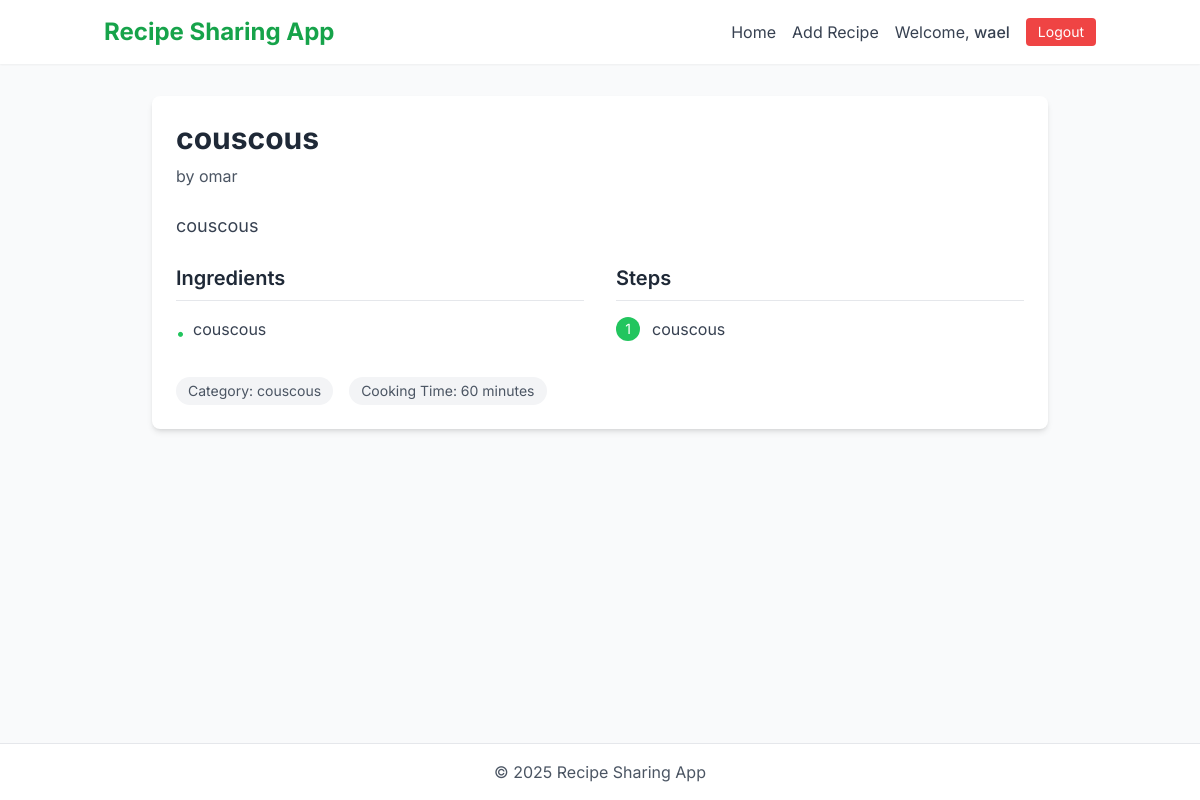
Page /2/ (signed in) on the committed database.
### recipes/models.py (models this page shows, shortened)
class Recipe(models.Model):
    title = models.CharField(max_length=255)
    description = models.TextField(blank=True)
    ingredients = models.TextField(help_text="One ingredient per line")
    steps = models.TextField(help_text="One step per line")
    category = models.CharField(max_length=100, blank=True)
    cooking_time = models.PositiveIntegerField(
        null=True, blank=True, help_text="Minutes"
    )
    author = models.ForeignKey(User, on_delete=models.CASCADE, related_name="recipes")
    created_at = models.DateTimeField(auto_now_add=True)
    updated_at = models.DateTimeField(auto_now=True)

### recipes/views.py (the view)
# urls.py: path("<int:pk>/", views.recipe_detail, name="detail"),
@login_required
def recipe_detail(request, pk):
    recipe = get_object_or_404(Recipe, pk=pk)
    return render(request, "recipes/recipe_detail.html", {"recipe": recipe})

### templates/recipes/recipe_detail.html (shortened to what this page needs)
{% extends "base.html" %}
{% block content %}
<div class="max-w-4xl mx-auto bg-white rounded-lg shadow-md overflow-hidden">
    <div class="p-6">
        <div class="mb-6">
            <h1 class="text-3xl font-bold text-gray-800 mb-2">{{ recipe.title }}</h1>
            <p class="text-gray-600">by {{ recipe.author.username }}</p>
        </div>
        {% if recipe.description %}
            <p class="text-gray-700 text-lg mb-6">{{ recipe.description }}</p>
        {% endif %}
        <div class="grid md:grid-cols-2 gap-8 mb-8">
            <div>
                <h3 class="text-xl font-semibold text-gray-800 mb-4 pb-2 border-b">Ingredients</h3>
                <ul class="space-y-2">
                    {% for ing in recipe.ingredients.splitlines %}
                        {% if ing.strip %}
                            <li class="flex items-start">
                                <span class="text-green-500 mr-2 mt-1">•</span>
                                <span class="text-gray-700">{{ ing.strip }}</span>
                            </li>
                        {% endif %}
                    {% endfor %}
                </ul>
            </div>
            <div>
                <h3 class="text-xl font-semibold text-gray-800 mb-4 pb-2 border-b">Steps</h3>
                <ol class="space-y-3">
                    {% for step in recipe.steps.splitlines %}
                        {% if step.strip %}
                            <li class="flex items-start">
                                <span class="bg-green-500 text-white rounded-full w-6 h-6 flex items-center justify-center text-sm mr-3 flex-shrink-0">{{ forloop.counter }}</span>
                                <span class="text-gray-700">{{ step.strip }}</span>
                            </li>
                        {% endif %}
                    {% endfor %}
                </ol>
            </div>
        </div>
        <div class="flex flex-wrap gap-4 text-sm text-gray-600">
            <span class="bg-gray-100 px-3 py-1 rounded-full">Category: {{ recipe.category }}</span>
            <span class="bg-gray-100 px-3 py-1 rounded-full">Cooking Time: {{ recipe.cooking_time }} minutes</span>
        </div>
    </div>
</div>
{% endblock %}

### templates/base.html (shortened to what this page needs)
{% load static %}
<!DOCTYPE html>
<html lang="en">
<head>
    <script src="https://cdn.tailwindcss.com"></script>
    <link rel="stylesheet" href="{% static 'css/mystyles.css' %}">
</head>
<body class="bg-gray-50 min-h-screen flex flex-col">
    <header class="bg-white shadow-sm">
        <div class="container mx-auto px-4 py-4">
            <div class="flex flex-col md:flex-row md:items-center md:justify-between">
                <h1 class="text-2xl font-bold text-green-600 mb-4 md:mb-0">Recipe Sharing App</h1>
                <nav class="flex flex-wrap items-center gap-4">
                    <a href="{% url 'recipes:list' %}" class="text-gray-700 hover:text-green-600 transition-colors">Home</a>
                    <a href="{% url 'recipes:create' %}" class="text-gray-700 hover:text-green-600 transition-colors">Add Recipe</a>
                    {% if user.is_authenticated %}
                        <span class="text-gray-700">Welcome, <span class="font-medium">{{ user.username }}</span></span>
                        <form action="{% url 'logout' %}" method="post" class="inline">
                            <button type="submit" class="bg-red-500 hover:bg-red-600 text-white px-3 py-1 rounded text-sm transition-colors">Logout</button>
                        </form>
                    {% else %}
                        <a href="{% url 'login' %}" class="text-gray-700 hover:text-green-600 transition-colors">Login</a>
                        <a href="{% url 'users:signup' %}" class="bg-green-500 hover:bg-green-600 text-white px-3 py-1 rounded transition-colors">Sign Up</a>
                    {% endif %}
                </nav>
            </div>
        </div>
    </header>
    <main class="flex-grow container mx-auto px-4 py-8">
        {% block content %}{% endblock %}
    </main>
    <footer class="bg-white border-t mt-auto">
        <div class="container mx-auto px-4 py-4 text-center text-gray-600">
            <p>&copy; 2025 Recipe Sharing App</p>
        </div>
    </footer>
</body>
</html>

### static/css/mystyles.css (style rules this page uses)
body { font-family: 'Inter', sans-serif; }

### rows in the picture
Recipe: title "couscous", author.username "omar", description "couscous", strip "couscous", strip "couscous", category "couscous", cooking_time "60"

### other values in the picture
{{ user.username }} "wael"
